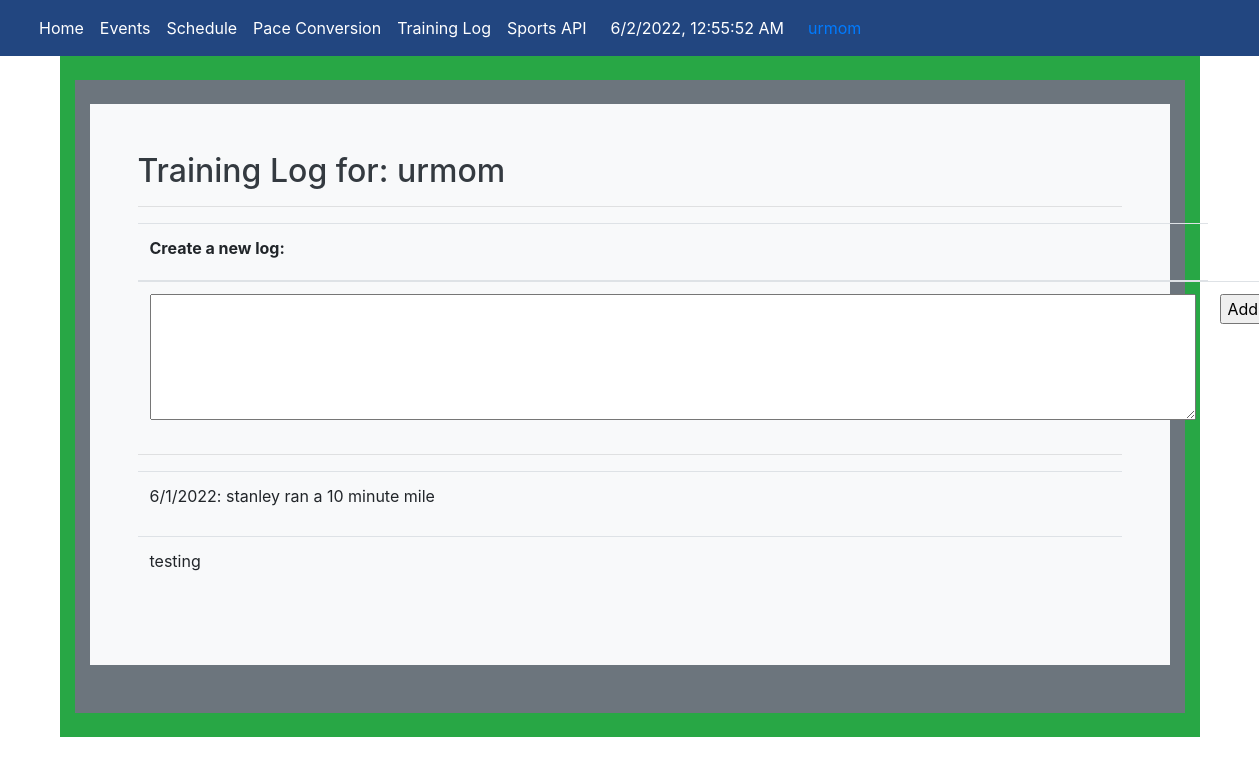
The app's page /notes/notes (signed in), older data.
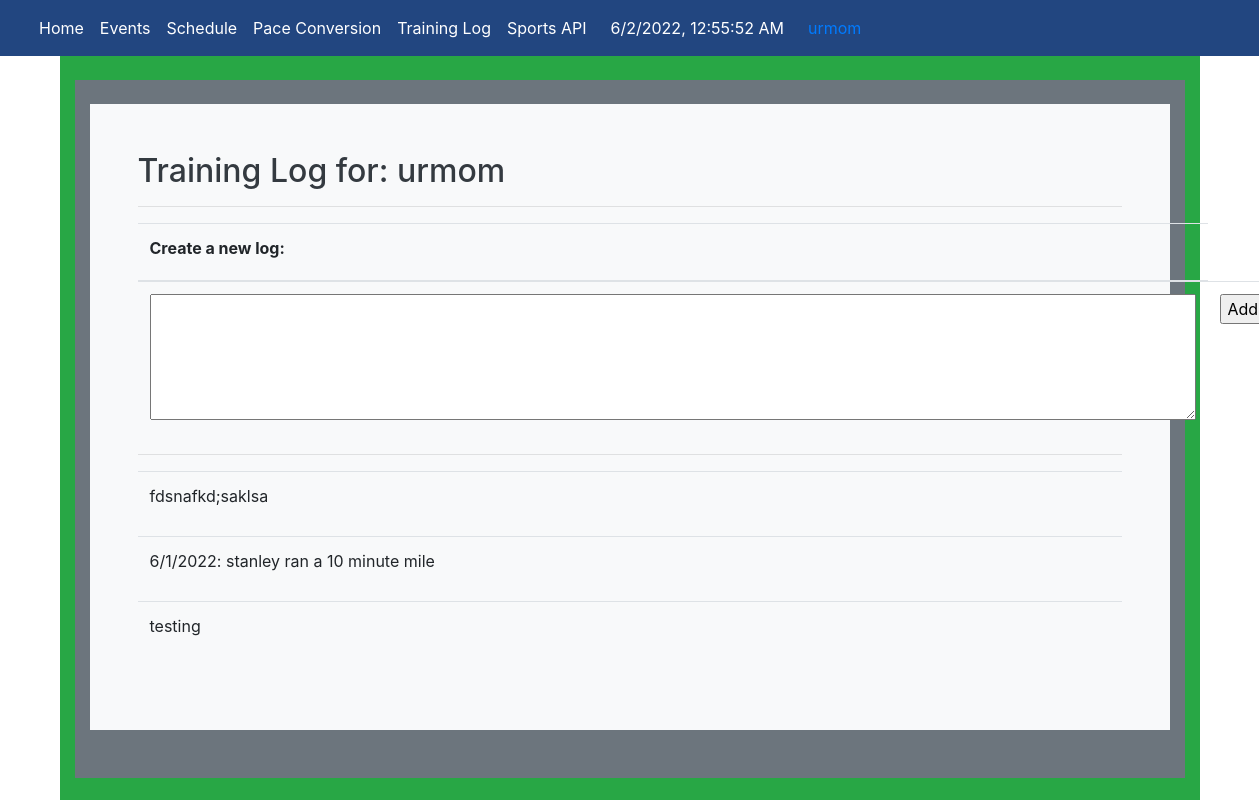
The same page, newer data.
### crudy/model.py (models this page shows, shortened)
class Notes(db.Model):
    __tablename__ = 'notes'
    id = db.Column(db.Integer, primary_key=True)
    note = db.Column(db.Text, unique=False, nullable=False)
    userID = db.Column(db.Integer, db.ForeignKey('users.userID'))
    def read(self):
        return {
            "id": self.id,
            "note": self.note,
            "userID": self.userID
        }

### notey/app_notes.py (the view)
@app_notes.route('/notes')
@login_required
def notes():
    user = ""
    list_notes = []
    uo = user_by_id(current_user.userID)
    if uo is not None:
        user = uo.read()  # extract user record (Dictionary)
        for note in uo.notes:  # loop through each user note
            note = note.read()  # extract note record (Dictionary)
            note['note'] = markdown.markdown(note['note'])  # convert markdown to html
            list_notes.append(note)  # prepare note list for render_template
        if list_notes is not None:
            list_notes.reverse()
    return render_template('notes.html', user=user, notes=list_notes)

### crudy/model.py (called while the page is built)
    def read(self):
        return {
            "userID": self.userID,
            "name": self.name,
            "email": self.email,
            "password": self.password,
            "phone": self.phone,
            "query": "by_alc"  # This is for fun, a little watermark
        }

### crudy/query.py (called while the page is built)
def user_by_id(userid):
    return Users.query.filter_by(userID=userid).first()

@login_manager.user_loader
def user_loader(user_id):
    if user_id is not None:
        return Users.query.get(user_id)
    return None

### notey/templates/notey/notes.html (shortened to what this page needs)
{% extends 'layouts/base.html' %}
{% block body %}
<div class="container py-4 text-light bg-success">
    <div class="container bg-secondary py-4">
        <div class="p-5 mb-4 bg-light text-dark rounded-3">
            <h2>Training Log for: {{ user.name }}</h2>
            <hr>
            <form method="POST" ID="create" action={{url_for('notes.create')}}>
                <table class="table">
                    <thead>
                    <tr>
                        <th><label for="notes">Create a new log:</label></th>
                    </tr>
                    </thead>
                    <tbody>
                    <tr>
                        <td><textarea rows = "5" cols = "100%" name = "notes" id="notes" required></textarea></td>
                        <td><input type="submit" value="Add" ></td>
                    </tr>
                    </tbody>
                </table>
            <hr>
            <div class="table-responsive">
                <table class="table">
                    <tbody>
                    {% for note in notes %}
                    <tr>
                        <td>{{ note.note | safe }}</td>
                    </tr>
                    {% endfor %}
                    </tbody>
                </table>
            </div>
        </div>
    </div>
</div>
{% endblock %}

Row changes from the older to the newer data that the page shows:
added Notes: note "fdsnafkd;saklsa"
